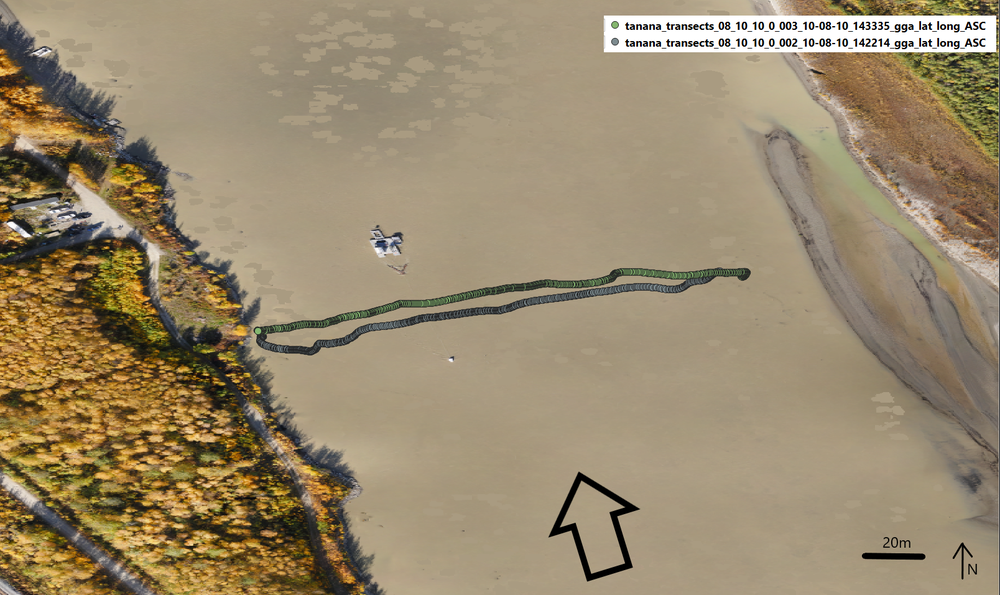
#> input picture examples/TRTS_transect_map.png, 1000 x 595 px, shrunk from 1608 x 956 before the run
$ python -i d3d.py   (imports and definitions only)
#> lines starting #> are read from the running program, lines starting #| are printed output that depends on the picture
from os.path import abspath, dirname, join, isfile, normpath, relpath
import scipy.interpolate as interp
import matplotlib.pyplot as plt
import numpy as np
import pandas as pd
import netCDF4


# [124 lines left out: functions get_layer_data, create_points, not called in this run]


def get_all_data_points(data, variable, time_step):
    '''
    Get data points from all layers in netcdf file generated from Delft3D

    Parameters
    ----------
    data : netcdf object
        d3d netcdf object
    variable : string
        string to call variable
    time_step : float
        time step

    Returns
    -------
    all_data: DataFrame
        Data frame of x, y, z, and variable

    '''
#    assert instance (variable, ['turbkin1', 'ucx', 'ucy', 'ucz','s1',
#    's0', 'waterdepth', 'numlimdt', 'taus', 'unorm', 'u0', 'q1', 'viu', 'diu',
#    'ucxa', 'ucya', 'rho', 'turkin1', 'vicwwu', 'tureps1', 'czs'], 'variable not reconized')

    cords_to_layers= {'laydim': data.variables['LayCoord_cc'][:],
                       'wdim': data.variables['LayCoord_w'][:]}
    lay_element= 2
    layer_dim =  [v.name for v in data[variable].get_dims()][lay_element]

    try:
        cord_sys= cords_to_layers[layer_dim]
    except:
        raise Exception('coordinates not recognized')
    else:
        Layer_percentages= np.ma.getdata(cord_sys, False)


    bottom_depth=np.ma.getdata(data.variables['waterdepth'][time_step, :], False)
    if layer_dim == 'wdim':
        #interpolate
        coords = str(data.variables['waterdepth'].coordinates).split()
        x_laydim=np.ma.getdata(data.variables[coords[0]][:], False)
        y_laydim=np.ma.getdata(data.variables[coords[1]][:], False)
        points_laydim = np.array([ [x, y] for x, y in zip(x_laydim, y_laydim)])

        coords_request = str(data.variables[variable].coordinates).split()
        x_wdim=np.ma.getdata(data.variables[coords_request[0]][:], False)
        y_wdim=np.ma.getdata(data.variables[coords_request[1]][:], False)
        points_wdim=np.array([ [x, y] for x, y in zip(x_wdim, y_wdim)])

        bottom_depth_wdim = interp.griddata( points_laydim, bottom_depth, points_wdim, method= 'nearest')


    x_all=[]
    y_all=[]
    z_all=[]
    v_all=[]

    N_layers = range(len(Layer_percentages))
    for layer in N_layers:
        x,y,v= get_layer_data(data, variable, layer, time_step)
        if layer_dim == 'wdim':
            z = [bottom_depth_wdim*Layer_percentages[layer]]
        else:
            z = [bottom_depth*Layer_percentages[layer]]
        x_all=np.append(x_all, x)
        y_all=np.append(y_all, y)
        z_all=np.append(z_all, z)
        v_all=np.append(v_all, v)

    known_points = np.array([ [x, y, z, v] for x, y, z, v in zip(x_all, y_all, z_all, v_all)])

    all_data= pd.DataFrame(known_points, columns=['x','y','z',f'{variable}'])

    return all_data


# [49 lines left out: functions interpolate_data, unorm, not called in this run]


def turbulent_intensity(data, points='cells'):

    '''
    Calculated the turbulent intesity for a given data set for the specified points

    Parameters
    ----------
    data : netcdf4 object
        d3d netcdf4 object, assumes variable names: turkin1, ucx, ucy and ucz
    points : string, DataFrame
        'cells', 'faces', or DataFrame of x, y, and z corrdinates.
        Default 'Cells' uses velocity coordinate system. 'faces' will
        use the turbulence coordinate system

    Returns
    -------
    turbulent_intensity : array
        turbulent kinetic energy devided by the root mean squared velocity

    '''
    TI_vars= ['turkin1', 'ucx', 'ucy', 'ucz']
    TI_data_raw = {}
    for var in TI_vars:
        #get all data
        var_data_df = get_all_data_points(data, var,time_step=-1)
        TI_data_raw[var] = var_data_df
    if type(points) == pd.DataFrame:
        print('points provided')
    elif points=='faces':
        points = TI_data_raw['ucx'][['x','y','z']]
    elif points=='cells':
        points = TI_data_raw['turkin1'][['x','y','z']]

    TI_data= points.copy(deep=True)

    for var in TI_vars:
        TI_data[var] = interpolate_data(TI_data_raw[var][['x','y','z']],
                                        TI_data_raw[var][var], points[['x','y','z']])

    #calculate turbulent intensity
    u_mag=unorm(TI_data['ucx'],TI_data['ucy'], TI_data['ucz'])
    turbulent_intensity= np.sqrt(2/3*TI_data['turkin1'])/u_mag

    return turbulent_intensity

>>> import cv2
>>> picture = cv2.imread('TRTS_transect_map.png', cv2.IMREAD_GRAYSCALE)
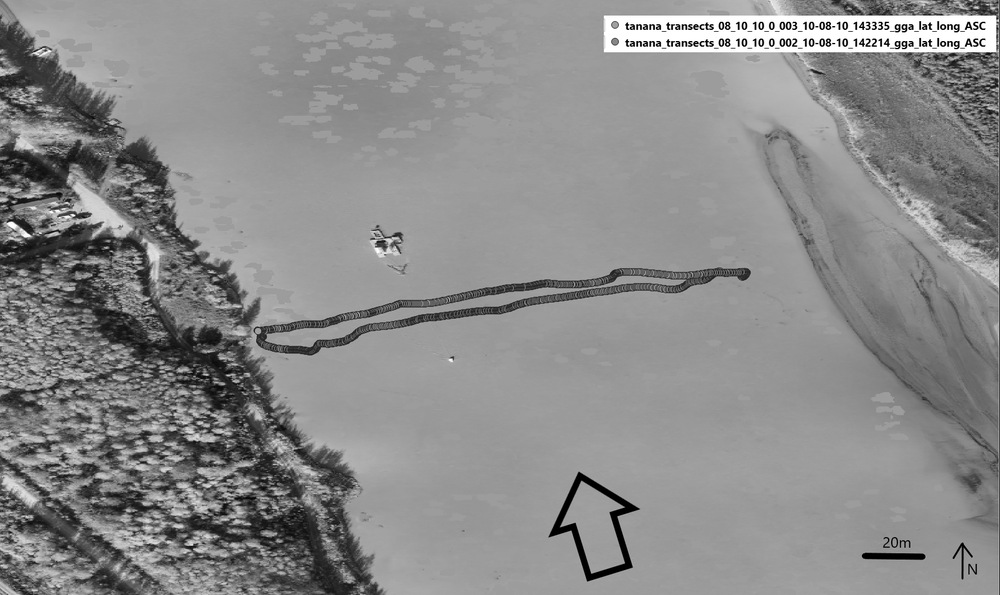
#> picture: shape (595, 1000); min 0, max 255, mean 138
>>> result = turbulent_intensity(picture)
#> after the loop in turbulent_intensity, `for var in TI_vars:`: TI_data_raw = 0 items
#> (the run stopped early here; a loop or call above may not have finished)
